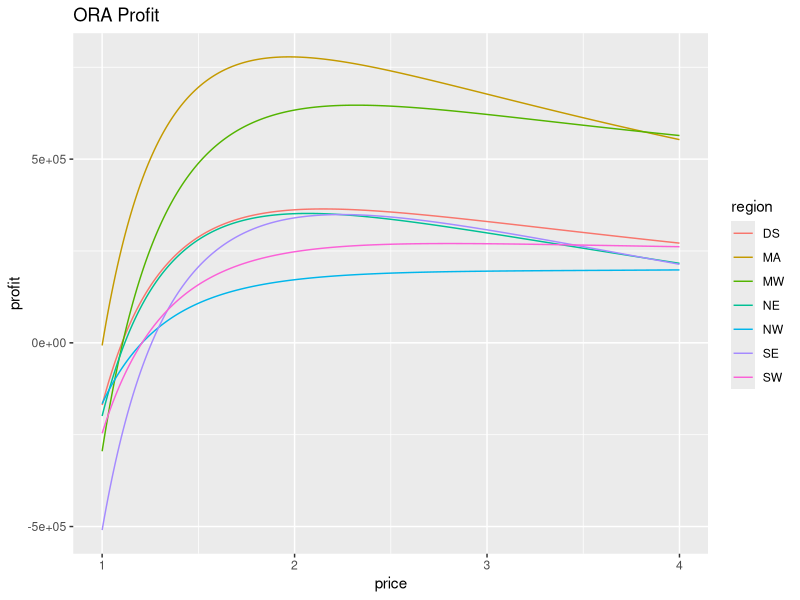
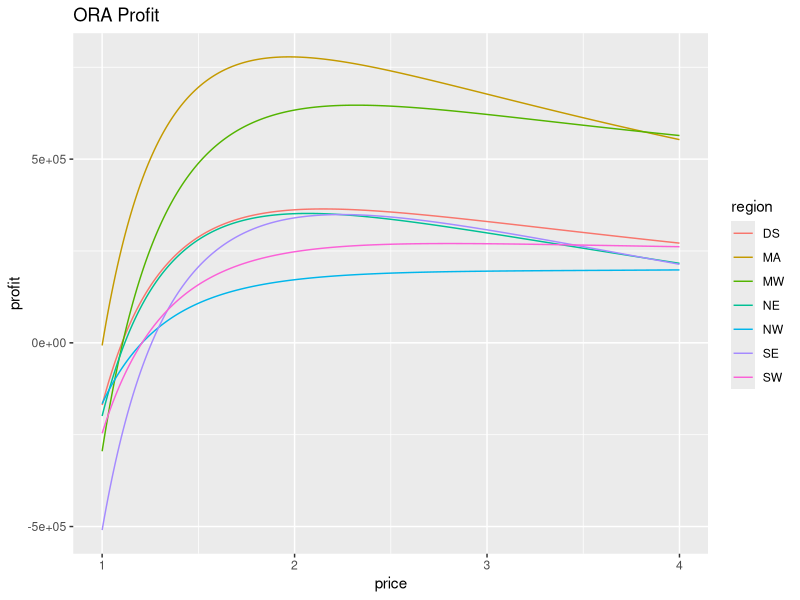

Generate these figures, in order, with R: (Note: this script raises an error after producing the figures.)
library(ggplot2)
library(dplyr)

all.predicted.demands <- read.csv('all_predicted_demands.csv',
    stringsAsFactors=FALSE)
ora.df <- all.predicted.demands[all.predicted.demands$product == 'ORA',]

# ORA
ora.df <- ora.df %>%
    mutate(revenue=2000 * price * predicted_demand,
           weekly_demand = predicted_demand)

# We want to maximize profit, not revenue.
# Calculate transportation costs for each price + region.
# Each region has a mean distance for its markets to the closest
# storage.  Let's also assume that for grove to storage, we'll
# ship spot purchases from CAL to S59, TEX to S35, FLA to S51,
# FLA to S73.
s35.grove.dist <- 266
s51.grove.dist <- 967
s59.grove.dist <- 176
s73.grove.dist <- 1470

# We have 301 rows per region (in the order NE, MA, SE, MW, DS, NW, SW)
region.storage <- read.csv('region_storage_dists_opt.csv')
ora.df$storage_dist <- c(rep(479.1429, 301),
                         rep(286.7647, 301),
                         rep(712.1667, 301),
                         rep(368.5909, 301),
                         rep(413.3750, 301),
                         rep(659.1250, 301),
                         rep(659, 301))
ora.df$grove_dist <- c(rep(s51.grove.dist, 903),
                       rep(s73.grove.dist, 301),
                       rep(s35.grove.dist, 301),
                       rep(s59.grove.dist, 602))
ora.df$weekly_transp_cost <- ora.df$weekly_demand *
  (0.22 * ora.df$grove_dist + 1.2 * ora.df$storage_dist)

# Also include cost to buy capacity and maintain necessary
# storage. There's a one-time upgrade cost and an every-year
# maintenance. Divide the one-time cost by 48 to "week-ize" it.
ora.df$weekly_storage_build <- 6000 * ora.df$weekly_demand / 48
ora.df$weekly_storage_maint <- (650 * ora.df$weekly_demand) / 48
# ^ Note that we do not account for the 7.5m * 4 because it will
# be present at every price.

# Finally, include the raw material cost (spot purchase of ORA).
# We use our mean belief for each grove's spot purchase price.
# (FLA x 36, FLA x 12, TEX x 12, CAL x 24) is the vectoring.
# Average over months for now, disregarding seasonality -- also,
# no need to factor in exchange rates for now, assume we buy from
# FLA, not FLA / BRA / SPA.

cwd <- getwd()
setwd('..') # move up one directory
mean.raw.price.beliefs <- read.csv(
    'beliefs/raw_price_beliefs_mean.csv')
setwd(cwd)

mean.over.months <- mean.raw.price.beliefs %>%
    group_by(grove) %>%
    summarise(mean_month=mean(price))
ora.df$raw_material_cost <- ora.df$weekly_demand * 2000 * c(
    rep(mean.over.months[mean.over.months$grove == 'FLA', ]$mean_month,
        4 * 301),
    rep(mean.over.months[mean.over.months$grove == 'TEX', ]$mean_month,
        301),
    rep(mean.over.months[mean.over.months$grove == 'CAL', ]$mean_month,
        2 * 301))

# Note: this "profit" is for the first year, actual profit
# should be even higher in later years when we don't have the
# capacity cost.
ora.df$profit <- ora.df$revenue - (ora.df$weekly_transp_cost +
    ora.df$weekly_storage_build + ora.df$weekly_storage_maint +
    ora.df$raw_material_cost)
ggplot(ora.df, aes(x=price, y=profit, colour=region)) +
    geom_line() +
    ggtitle('ORA Profit')
ggsave('profit_curves/ora_profit.png', width=10, height=6)

ora.profit.max <- ora.df %>% group_by(region) %>%
    filter(profit == max(profit))
write.csv(ora.profit.max, file='profit_csvs/ora_max_profit.csv',
          quote=FALSE, row.names=FALSE)


# POJ
poj.df <- all.predicted.demands[all.predicted.demands$product == 'POJ',]
poj.df <- poj.df %>%
    mutate(revenue=2000 * price * predicted_demand,
           weekly_demand = predicted_demand)

# Add storage to market distances
poj.df$storage_dist <- c(rep(479.1429, 301),
                         rep(286.7647, 301),
                         rep(712.1667, 301),
                         rep(368.5909, 301),
                         rep(413.3750, 301),
                         rep(659.1250, 301),
                         rep(659, 301))

# Instead of grove to storage, now we have grove to plant and
# plant to storage distances.  We can make similar "efficiency"
# assumptions, where P2->S35, P3->S51, P5->S59, P9->S73.
# We'll ship raw ORA from TEX->P2, CAL->P5, FLA->P3, FLA->P9.

# TEX->P2 = 381
# CAL->P5 = 351
# FLA->P3 = 773
# FLA->P9 = 1528
poj.df$g_p_dist <- c(rep(773, 903),
                     rep(1528, 301),
                     rep(381, 301),
                     rep(351, 602))

# P2 -> S35 = 140
# P3 -> S51 = 317
# P5 -> S59 = 393
# P9 -> S73 = 98
poj.df$p_s_dist <- c(rep(317, 903),
                     rep(98, 301),
                     rep(140, 301),
                     rep(393, 602))
# For tanker car cost, we need to calculate how many tanker
# cars the given demand would require, multiply by its purchase
# cost, and then add the weekly traveling cost.  We'll spread the
# one time purchase cost over weeks by dividing it by 48.

poj.df$num_tanker_cars_needed <- poj.df$weekly_demand / 30
poj.df$tanker_car_weekly_purchase_cost <- 
    poj.df$num_tanker_cars_needed * 100000 / 48
poj.df$tanker_car_weekly_travel_cost <- 36 *
    poj.df$num_tanker_cars_needed * poj.df$p_s_dist

poj.df$g_p_weekly_cost <- 0.22 * poj.df$weekly_demand * poj.df$g_p_dist
poj.df$storage_market_weekly_cost <- 1.2 * poj.df$weekly_demand *
    poj.df$storage_dist

# Also include cost to buy capacity and maintain necessary
# processing. There's a one-time upgrade cost and an every-year
# maintenance. Divide the one-time cost by 48 to "week-ize" it.
poj.df$weekly_proc_build <- 8000 * poj.df$weekly_demand / 48
poj.df$weekly_proc_maint <- (2500 * poj.df$weekly_demand) / 48
# Note that we do not add in the $8m * 4 processing maintenance,
# because it will be there for all prices (and we're 2x-counting it
# for the other products)
poj.df$weekly_storage_build <- 6000 * poj.df$weekly_demand / 48
poj.df$weekly_storage_maint <- (650 * poj.df$weekly_demand) / 48

poj.df$manufacturing_cost <- 2000 * poj.df$weekly_demand

# Add in raw material cost
poj.df$raw_material_cost <- poj.df$weekly_demand * 2000 * c(
    rep(mean.over.months[mean.over.months$grove == 'FLA', ]$mean_month,
        4 * 301),
    rep(mean.over.months[mean.over.months$grove == 'TEX', ]$mean_month,
        301),
    rep(mean.over.months[mean.over.months$grove == 'CAL', ]$mean_month,
        2 * 301))


poj.df$profit <- poj.df$revenue - (poj.df$tanker_car_weekly_purchase_cost +
    poj.df$tanker_car_weekly_travel_cost +
    poj.df$g_p_weekly_cost + poj.df$storage_market_weekly_cost +
    poj.df$manufacturing_cost +
    poj.df$weekly_proc_build +
    poj.df$weekly_proc_maint +
    poj.df$raw_material_cost +
    poj.df$weekly_storage_build +
    poj.df$weekly_storage_maint)
ggplot(poj.df, aes(x=price, y=profit, colour=region)) +
    geom_line() +
    ggtitle('POJ Profit')
ggsave('profit_curves/poj_profit.png', width=10, height=6)

poj.profit.max <- poj.df %>% group_by(region) %>%
    filter(profit == max(profit))
write.csv(poj.profit.max, file='profit_csvs/poj_max_profit.csv',
          quote=FALSE, row.names=FALSE)


# ROJ
roj.df <- all.predicted.demands[all.predicted.demands$product == 'ROJ',]
roj.df <- roj.df %>%
    mutate(revenue=2000 * price * predicted_demand,
           weekly_demand = predicted_demand)

# Add storage to market distances
roj.df$storage_dist <- c(rep(479.1429, 301),
                         rep(286.7647, 301),
                         rep(712.1667, 301),
                         rep(368.5909, 301),
                         rep(413.3750, 301),
                         rep(659.1250, 301),
                         rep(659, 301))

# Instead of grove to storage, now we have grove to plant and
# plant to storage distances.  We can make similar "efficiency"
# assumptions, where P2->S35, P3->S51, P5->S59, P9->S73.
# We'll ship raw ORA from TEX->P2, CAL->P5, FLA->P3, FLA->P9.

# TEX->P2 = 381
# CAL->P5 = 351
# FLA->P3 = 773
# FLA->P9 = 1528
roj.df$g_p_dist <- c(rep(773, 903),
                     rep(1528, 301),
                     rep(381, 301),
                     rep(351, 602))

# P2 -> S35 = 140
# P3 -> S51 = 317
# P5 -> S59 = 393
# P9 -> S73 = 98

roj.df$p_s_dist <- c(rep(317, 903),
                     rep(98, 301),
                     rep(140, 301),
                     rep(393, 602))
# For tanker car cost, we need to calculate how many tanker
# cars the given demand would require, multiply by its purchase
# cost, and then add the weekly traveling cost.  We'll spread the
# one time purchase cost over weeks by dividing it by 48.

roj.df$num_tanker_cars_needed <- roj.df$weekly_demand / 30
roj.df$tanker_car_weekly_purchase_cost <- 
    roj.df$num_tanker_cars_needed * 100000 / 48
roj.df$tanker_car_weekly_travel_cost <- 36 *
    roj.df$num_tanker_cars_needed * roj.df$p_s_dist

roj.df$g_p_weekly_cost <- 0.22 * roj.df$weekly_demand * roj.df$g_p_dist
roj.df$storage_market_weekly_cost <- 1.2 * roj.df$weekly_demand *
    roj.df$storage_dist

roj.df$weekly_storage_build <- 6000 * roj.df$weekly_demand / 48
roj.df$weekly_storage_maint <- (650 * roj.df$weekly_demand) / 48

# Reconstitution cost
roj.df$reconstitution_cost <- 650 * roj.df$weekly_demand

# Add in raw material cost
roj.df$raw_material_cost <- roj.df$weekly_demand * 2000 * c(
    rep(mean.over.months[mean.over.months$grove == 'FLA', ]$mean_month,
        4 * 301),
    rep(mean.over.months[mean.over.months$grove == 'TEX', ]$mean_month,
        301),
    rep(mean.over.months[mean.over.months$grove == 'CAL', ]$mean_month,
        2 * 301))

# Also, add in manufacturing cost of FCOJ because we need to make
# FCOJ to get ROJ (assume no futures).
roj.df$manufacturing_cost <- 2000 * roj.df$weekly_demand

roj.df$profit <- roj.df$revenue - (roj.df$tanker_car_weekly_purchase_cost +
    roj.df$tanker_car_weekly_travel_cost +
    roj.df$g_p_weekly_cost + roj.df$storage_market_weekly_cost +
    roj.df$reconstitution_cost +
    roj.df$weekly_storage_build +
    roj.df$weekly_storage_maint +
    roj.df$raw_material_cost +
    roj.df$manufacturing_cost)
ggplot(roj.df, aes(x=price, y=profit, colour=region)) +
    geom_line() +
    ggtitle('ROJ Profit')
ggsave('profit_curves/roj_profit.png', width=10, height=6)

roj.profit.max <- roj.df %>% group_by(region) %>%
    filter(profit == max(profit))
write.csv(roj.profit.max, file='profit_csvs/roj_max_profit.csv',
          quote=FALSE, row.names=FALSE)


# FCOJ
#### 
# Note this assumes we manufacture the FCOJ
####
fcoj.df <- all.predicted.demands[all.predicted.demands$product == 'FCOJ',]
fcoj.df <- fcoj.df %>%
    mutate(revenue=2000 * price * predicted_demand,
           weekly_demand = predicted_demand)

# Add storage to market distances
fcoj.df$storage_dist <- c(rep(479.1429, 301),
                         rep(286.7647, 301),
                         rep(712.1667, 301),
                         rep(368.5909, 301),
                         rep(413.3750, 301),
                         rep(659.1250, 301),
                         rep(659, 301))

# Instead of grove to storage, now we have grove to plant and
# plant to storage distances.  We can make similar "efficiency"
# assumptions, where P2->S35, P3->S51, P5->S59, P9->S73.
# We'll ship raw ORA from TEX->P2, CAL->P5, FLA->P3, FLA->P9.

# TEX->P2 = 381
# CAL->P5 = 351
# FLA->P3 = 773
# FLA->P9 = 1528
fcoj.df$g_p_dist <- c(rep(773, 903),
                     rep(1528, 301),
                     rep(381, 301),
                     rep(351, 602))

# P2 -> S35 = 140
# P3 -> S51 = 317
# P5 -> S59 = 393
# P9 -> S73 = 98

fcoj.df$p_s_dist <- c(rep(317, 903),
                     rep(98, 301),
                     rep(140, 301),
                     rep(393, 602))
# For tanker car cost, we need to calculate how many tanker
# cars the given demand would require, multiply by its purchase
# cost, and then add the weekly traveling cost.  We'll spread the
# one time purchase cost over weeks by dividing it by 48.
fcoj.df$num_tanker_cars_needed <- fcoj.df$weekly_demand / 30
fcoj.df$tanker_car_weekly_purchase_cost <- 
    fcoj.df$num_tanker_cars_needed * 100000 / 48
fcoj.df$tanker_car_weekly_travel_cost <- 36 *
    fcoj.df$num_tanker_cars_needed * fcoj.df$p_s_dist

fcoj.df$g_p_weekly_cost <- 0.22 * fcoj.df$weekly_demand * fcoj.df$g_p_dist
fcoj.df$storage_market_weekly_cost <- 1.2 * fcoj.df$weekly_demand *
    fcoj.df$storage_dist

fcoj.df$weekly_proc_build <- 8000 * fcoj.df$weekly_demand / 48
fcoj.df$weekly_proc_maint <- (2500 * fcoj.df$weekly_demand) / 48
fcoj.df$weekly_storage_build <- 6000 * fcoj.df$weekly_demand / 48
fcoj.df$weekly_storage_maint <- (650 * fcoj.df$weekly_demand) / 48

fcoj.df$manufacturing_cost <- 2000 * fcoj.df$weekly_demand

fcoj.df$raw_material_cost <- fcoj.df$weekly_demand * 2000 * c(
    rep(mean.over.months[mean.over.months$grove == 'FLA', ]$mean_month,
        4 * 301),
    rep(mean.over.months[mean.over.months$grove == 'TEX', ]$mean_month,
        301),
    rep(mean.over.months[mean.over.months$grove == 'CAL', ]$mean_month,
        2 * 301))

fcoj.df$profit <- fcoj.df$revenue - (fcoj.df$tanker_car_weekly_purchase_cost +
    fcoj.df$tanker_car_weekly_travel_cost +
    fcoj.df$g_p_weekly_cost + fcoj.df$storage_market_weekly_cost +
    fcoj.df$manufacturing_cost +
    fcoj.df$weekly_proc_build +
    fcoj.df$weekly_proc_maint +
    fcoj.df$raw_material_cost +
    fcoj.df$weekly_storage_build +
    fcoj.df$weekly_storage_maint)
ggplot(fcoj.df, aes(x=price, y=profit, colour=region)) +
    geom_line() +
    ggtitle('FCOJ Profit')
ggsave('profit_curves/fcoj_profit.png', width=10, height=6)

fcoj.profit.max <- fcoj.df %>% group_by(region) %>%
    filter(profit == max(profit))
write.csv(fcoj.profit.max, file='profit_csvs/fcoj_max_profit.csv',
          quote=FALSE, row.names=FALSE)
